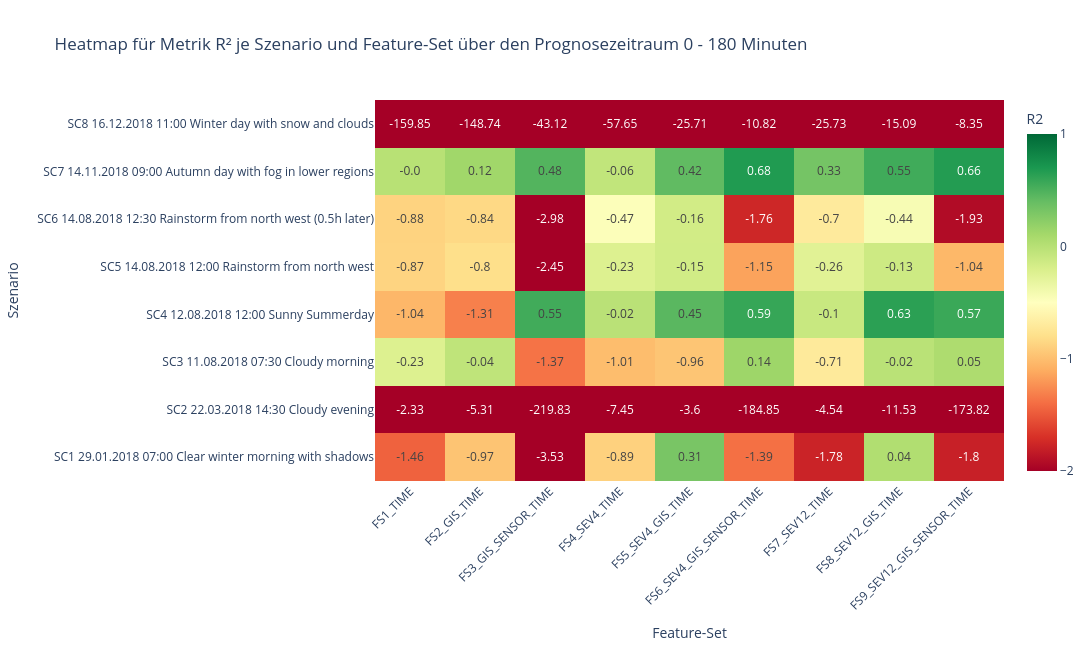
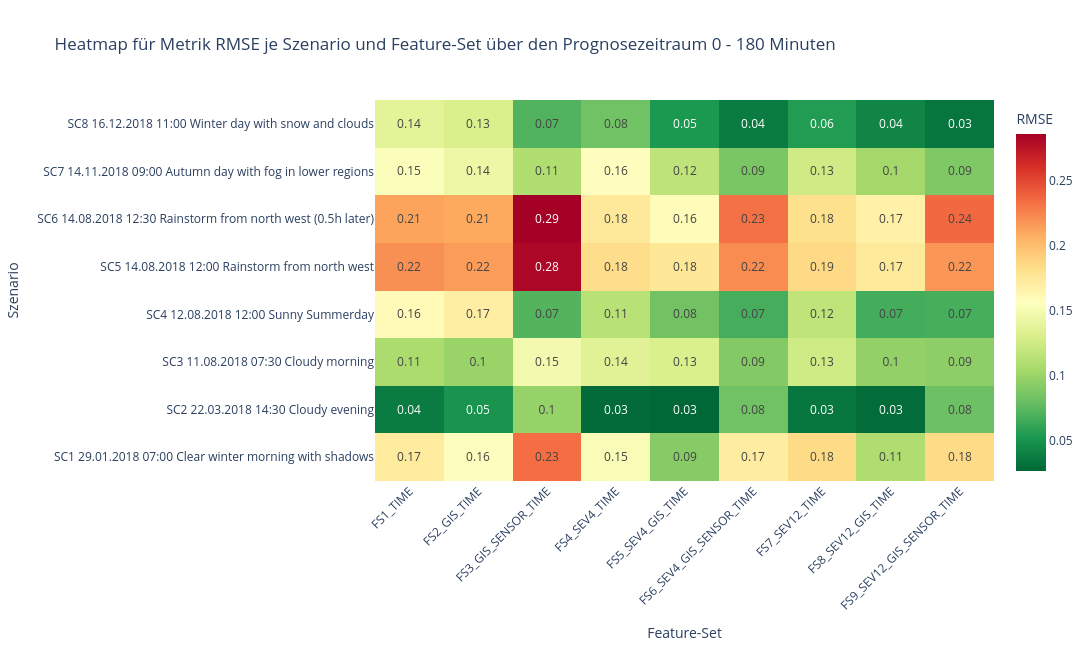
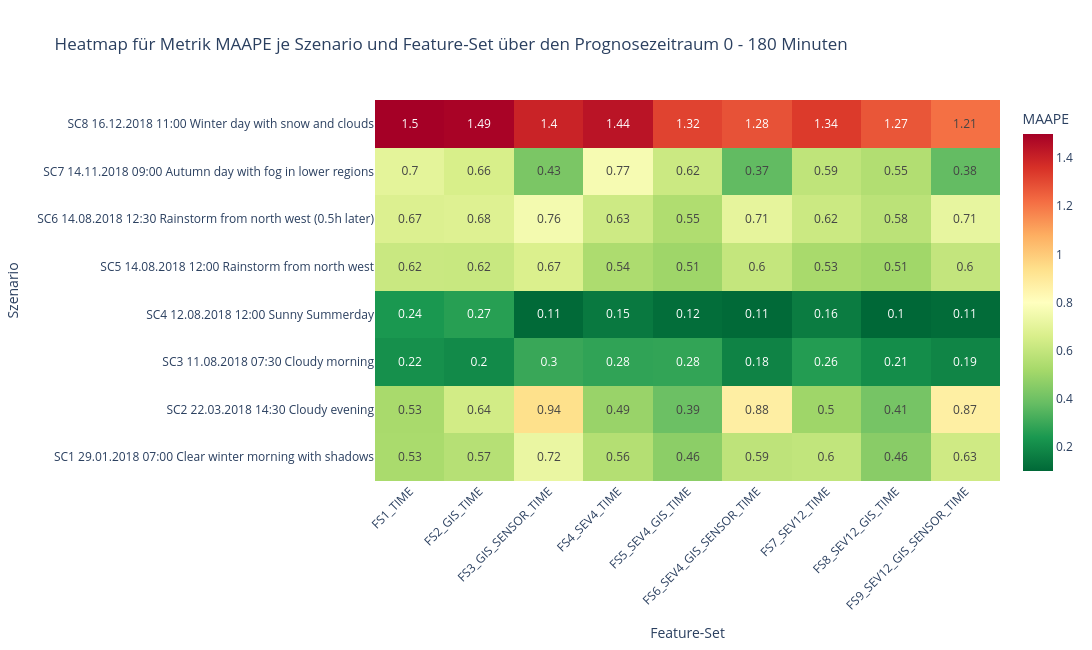
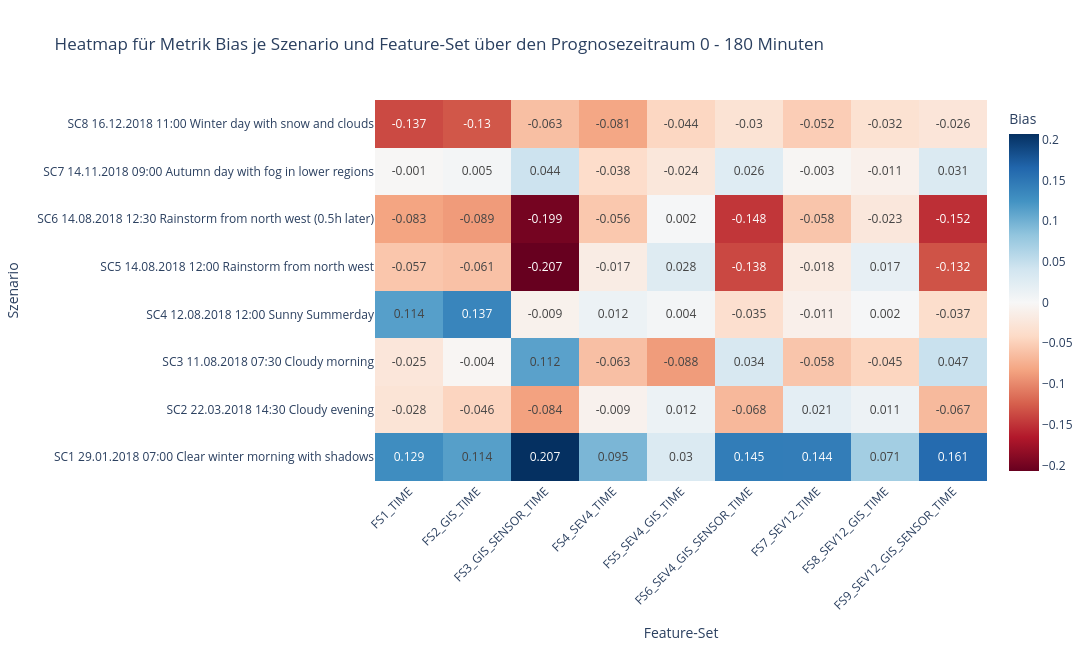

Notebook code for these charts, in order:
### Markdown cell above
Heatmaps R2, RMSE, MAAPE and BIAS - for each Scenario and Feature-Set

### Code cell
metrics = ["r2", "RMSE", "MAAPE", "Bias"]

# Filter only the aggregated "ALL" rows from array
all_df = df_metrics[df_metrics["LEADTIME_MIN"] == "ALL"].copy()

for metric in metrics:
    # 1. Pivot into matrix form for the heatmap
    pivot_matrix = all_df.pivot(index="SCENARIO", columns="FEATURE_SET", values=metric)
    print(f"Shape for {metric.upper()}: {pivot_matrix.shape}")
    
    # Use full feature-set names (no shortening)
    x_labels = [str(col) for col in pivot_matrix.columns]
    y_labels = [str(idx) for idx in pivot_matrix.index]

    # 2. Handle clipping / styling depending on the metric
    if metric == "r2":
        z_clipped = pivot_matrix.clip(-2, 1).values
        z_text = pivot_matrix.round(2).astype(str).values
        colorscale = "RdYlGn"
        zmid, zmin, zmax = 0, -2, 1
        colorbar_title = "R2"
        title_text = "Heatmap für Metrik R² je Szenario und Feature-Set über den Prognosezeitraum 0 - 180 Minuten"
        tickvals = [-2, -1, 0, 1]
    elif metric == "RMSE":
        # lower RMSE is better -> no hard clipping needed, adjust if outliers dominate the scale
        z_clipped = pivot_matrix.values
        z_text = pivot_matrix.round(2).astype(str).values
        colorscale = "RdYlGn_r"  # _r inverts scale because smaller RMSE = better
        zmid, zmin, zmax = None, None, None
        colorbar_title = "RMSE"
        title_text = "Heatmap für Metrik RMSE je Szenario und Feature-Set über den Prognosezeitraum 0 - 180 Minuten"
        tickvals = None
    elif metric == "MAAPE":
        # smaller MAAPE is better
        z_clipped = pivot_matrix.values
        z_text = pivot_matrix.round(2).astype(str).values
        colorscale = "RdYlGn_r"
        zmid, zmin, zmax = None, None, None
        colorbar_title = "MAAPE"
        title_text = "Heatmap für Metrik MAAPE je Szenario und Feature-Set über den Prognosezeitraum 0 - 180 Minuten"
        tickvals = None
    else:  # bias
        # bias close to 0 is good - positive = model underestimates, negative = model overestimates
        # symmetric clipping around 0, use max absolute value across the matrix (ignore extreme scenario outliers)
        bias_limit = min(pivot_matrix.abs().quantile(0.9).max(), 0.5)  # cap so a single crazy scenario doesn't flatten colors
        z_clipped = pivot_matrix.clip(-bias_limit, bias_limit).values
        z_text = pivot_matrix.round(3).astype(str).values  # more decimals, bias values are usually small
        colorscale = "RdBu"  # diverging: blue = underestimate, red = overestimate
        zmid, zmin, zmax = 0, -bias_limit, bias_limit
        colorbar_title = "Bias"
        title_text = "Heatmap für Metrik Bias je Szenario und Feature-Set über den Prognosezeitraum 0 - 180 Minuten"
        tickvals = None

    # 3. Create Figure
    fig = go.Figure(data=go.Heatmap(
        z=z_clipped,
        x=x_labels,
        y=y_labels,
        text=z_text,
        texttemplate="%{text}",
        textfont=dict(size=12),
        colorscale=colorscale,
        zmid=zmid,
        zmin=zmin,
        zmax=zmax,
        colorbar=dict(title=colorbar_title, tickvals=tickvals)
    ))

    fig.update_layout(
        title=title_text,
        height=650,
        width=1200,  # a bit wider because of the full feature-set names
        xaxis=dict(tickangle=-45)  # tilt long names for better readability
    )
    fig.update_xaxes(title_text="Feature-Set")
    fig.update_yaxes(title_text="Szenario", automargin=True)

    # 4. Save and show
    file_name = f"/S6_LOC_{metric.lower()}_heatmap_scenario_featureset.png"
    fig.write_image(result_path + file_name, scale=3)
    fig.show()

all_df

### Figure 1 — Plotly figure (JSON) as saved in the notebook; plotly's stock layout.template omitted (floating-point values rounded to 4 significant figures)
{"data": [{"colorbar": {"tickvals": [-2, -1, 0, 1], "title": {"text": "R2"}}, "colorscale": [[0, "rgb(165,0,38)"], [0.1, "rgb(215,48,39)"], [0.2, "rgb(244,109,67)"], [0.3, "rgb(253,174,97)"], [0.4, "rgb(254,224,139)"], [0.5, "rgb(255,255,191)"], [0.6, "rgb(217,239,139)"], [0.7, "rgb(166,217,106)"], [0.8, "rgb(102,189,99)"], [0.9, "rgb(26,152,80)"], [1, "rgb(0,104,55)"]], "text": [["-1.46", "-0.97", "-3.53", "-0.89", "0.31", "-1.39", "-1.78", "0.04", "-1.8"], ["-2.33", "-5.31", "-219.83", "-7.45", "-3.6", "-184.85", "-4.54", "-11.53", "-173.82"], ["-0.23", "-0.04", "-1.37", "-1.01", "-0.96", "0.14", "-0.71", "-0.02", "0.05"], ["-1.04", "-1.31", "0.55", "-0.02", "0.45", "0.59", "-0.1", "0.63", "0.57"], ["-0.87", "-0.8", "-2.45", "-0.23", "-0.15", "-1.15", "-0.26", "-0.13", "-1.04"], ["-0.88", "-0.84", "-2.98", "-0.47", "-0.16", "-1.76", "-0.7", "-0.44", "-1.93"], ["-0.0", "0.12", "0.48", "-0.06", "0.42", "0.68", "0.33", "0.55", "0.66"], ["-159.85", "-148.74", "-43.12", "-57.65", "-25.71", "-10.82", "-25.73", "-15.09", "-8.35"]], "textfont": {"size": 12}, "texttemplate": "%{text}", "type": "heatmap", "x": ["FS1_TIME", "FS2_GIS_TIME", "FS3_GIS_SENSOR_TIME", "FS4_SEV4_TIME", "FS5_SEV4_GIS_TIME", "FS6_SEV4_GIS_SENSOR_TIME", "FS7_SEV12_TIME", "FS8_SEV12_GIS_TIME", "FS9_SEV12_GIS_SENSOR_TIME"], "y": ["SC1 29.01.2018 07:00 Clear winter morning with shadows", "SC2 22.03.2018 14:30 Cloudy evening", "SC3 11.08.2018 07:30 Cloudy morning", "SC4 12.08.2018 12:00 Sunny Summerday", "SC5 14.08.2018 12:00 Rainstorm from north west", "SC6 14.08.2018 12:30 Rainstorm from north west (0.5h later)", "SC7 14.11.2018 09:00 Autumn day with fog in lower regions", "SC8 16.12.2018 11:00 Winter day with snow and clouds"], "z": [[-1.456, -0.9679, -2.0, -0.8902, 0.313, -1.386, -1.779, 0.03568, -1.798], [-2.0, -2.0, -2.0, -2.0, -2.0, -2.0, -2.0, -2.0, -2.0], [-0.2313, -0.04417, -1.374, -1.011, -0.9616, 0.1364, -0.7068, -0.01987, 0.05457], [-1.044, -1.312, 0.5479, -0.01547, 0.4479, 0.5899, -0.1006, 0.6331, 0.5735], [-0.8731, -0.803, -2.0, -0.2305, -0.1538, -1.152, -0.2593, -0.1306, -1.043], [-0.8753, -0.8443, -2.0, -0.4727, -0.1575, -1.758, -0.7011, -0.4365, -1.927], [-0.003702, 0.1213, 0.4757, -0.0585, 0.4199, 0.6777, 0.3286, 0.5481, 0.664], [-2.0, -2.0, -2.0, -2.0, -2.0, -2.0, -2.0, -2.0, -2.0]], "zmax": 1, "zmid": 0, "zmin": -2}], "layout": {"height": 650, "title": {"text": "Heatmap für Metrik R² je Szenario und Feature-Set über den Prognosezeitraum 0 - 180 Minuten"}, "width": 1200, "xaxis": {"tickangle": -45, "title": {"text": "Feature-Set"}}, "yaxis": {"automargin": true, "title": {"text": "Szenario"}}}}

### Figure 2 — Plotly figure (JSON) as saved in the notebook; plotly's stock layout.template omitted (floating-point values rounded to 4 significant figures)
{"data": [{"colorbar": {"title": {"text": "RMSE"}}, "colorscale": [[0, "rgb(0,104,55)"], [0.1, "rgb(26,152,80)"], [0.2, "rgb(102,189,99)"], [0.3, "rgb(166,217,106)"], [0.4, "rgb(217,239,139)"], [0.5, "rgb(255,255,191)"], [0.6, "rgb(254,224,139)"], [0.7, "rgb(253,174,97)"], [0.8, "rgb(244,109,67)"], [0.9, "rgb(215,48,39)"], [1, "rgb(165,0,38)"]], "text": [["0.17", "0.16", "0.23", "0.15", "0.09", "0.17", "0.18", "0.11", "0.18"], ["0.04", "0.05", "0.1", "0.03", "0.03", "0.08", "0.03", "0.03", "0.08"], ["0.11", "0.1", "0.15", "0.14", "0.13", "0.09", "0.13", "0.1", "0.09"], ["0.16", "0.17", "0.07", "0.11", "0.08", "0.07", "0.12", "0.07", "0.07"], ["0.22", "0.22", "0.28", "0.18", "0.18", "0.22", "0.19", "0.17", "0.22"], ["0.21", "0.21", "0.29", "0.18", "0.16", "0.23", "0.18", "0.17", "0.24"], ["0.15", "0.14", "0.11", "0.16", "0.12", "0.09", "0.13", "0.1", "0.09"], ["0.14", "0.13", "0.07", "0.08", "0.05", "0.04", "0.06", "0.04", "0.03"]], "textfont": {"size": 12}, "texttemplate": "%{text}", "type": "heatmap", "x": ["FS1_TIME", "FS2_GIS_TIME", "FS3_GIS_SENSOR_TIME", "FS4_SEV4_TIME", "FS5_SEV4_GIS_TIME", "FS6_SEV4_GIS_SENSOR_TIME", "FS7_SEV12_TIME", "FS8_SEV12_GIS_TIME", "FS9_SEV12_GIS_SENSOR_TIME"], "y": ["SC1 29.01.2018 07:00 Clear winter morning with shadows", "SC2 22.03.2018 14:30 Cloudy evening", "SC3 11.08.2018 07:30 Cloudy morning", "SC4 12.08.2018 12:00 Sunny Summerday", "SC5 14.08.2018 12:00 Rainstorm from north west", "SC6 14.08.2018 12:30 Rainstorm from north west (0.5h later)", "SC7 14.11.2018 09:00 Autumn day with fog in lower regions", "SC8 16.12.2018 11:00 Winter day with snow and clouds"], "z": [[0.1736, 0.1553, 0.2344, 0.1523, 0.09186, 0.1714, 0.1848, 0.109, 0.1848], [0.03711, 0.05073, 0.09787, 0.02859, 0.02675, 0.08318, 0.0346, 0.02948, 0.08151], [0.1081, 0.09979, 0.1483, 0.1356, 0.1315, 0.09022, 0.1257, 0.09709, 0.09455], [0.1608, 0.1706, 0.07235, 0.1138, 0.0836, 0.06746, 0.1175, 0.06712, 0.06802], [0.2203, 0.2156, 0.2827, 0.1834, 0.1765, 0.2221, 0.1859, 0.1745, 0.2174], [0.2125, 0.2099, 0.2863, 0.1751, 0.1601, 0.233, 0.1816, 0.1682, 0.236], [0.1541, 0.1443, 0.1104, 0.1571, 0.1168, 0.08696, 0.126, 0.1037, 0.08877], [0.1372, 0.1315, 0.07167, 0.08296, 0.05343, 0.03749, 0.05554, 0.04246, 0.03357]]}], "layout": {"height": 650, "title": {"text": "Heatmap für Metrik RMSE je Szenario und Feature-Set über den Prognosezeitraum 0 - 180 Minuten"}, "width": 1200, "xaxis": {"tickangle": -45, "title": {"text": "Feature-Set"}}, "yaxis": {"automargin": true, "title": {"text": "Szenario"}}}}

### Figure 3 — Plotly figure (JSON) as saved in the notebook; plotly's stock layout.template omitted (floating-point values rounded to 4 significant figures)
{"data": [{"colorbar": {"title": {"text": "MAAPE"}}, "colorscale": [[0, "rgb(0,104,55)"], [0.1, "rgb(26,152,80)"], [0.2, "rgb(102,189,99)"], [0.3, "rgb(166,217,106)"], [0.4, "rgb(217,239,139)"], [0.5, "rgb(255,255,191)"], [0.6, "rgb(254,224,139)"], [0.7, "rgb(253,174,97)"], [0.8, "rgb(244,109,67)"], [0.9, "rgb(215,48,39)"], [1, "rgb(165,0,38)"]], "text": [["0.53", "0.57", "0.72", "0.56", "0.46", "0.59", "0.6", "0.46", "0.63"], ["0.53", "0.64", "0.94", "0.49", "0.39", "0.88", "0.5", "0.41", "0.87"], ["0.22", "0.2", "0.3", "0.28", "0.28", "0.18", "0.26", "0.21", "0.19"], ["0.24", "0.27", "0.11", "0.15", "0.12", "0.11", "0.16", "0.1", "0.11"], ["0.62", "0.62", "0.67", "0.54", "0.51", "0.6", "0.53", "0.51", "0.6"], ["0.67", "0.68", "0.76", "0.63", "0.55", "0.71", "0.62", "0.58", "0.71"], ["0.7", "0.66", "0.43", "0.77", "0.62", "0.37", "0.59", "0.55", "0.38"], ["1.5", "1.49", "1.4", "1.44", "1.32", "1.28", "1.34", "1.27", "1.21"]], "textfont": {"size": 12}, "texttemplate": "%{text}", "type": "heatmap", "x": ["FS1_TIME", "FS2_GIS_TIME", "FS3_GIS_SENSOR_TIME", "FS4_SEV4_TIME", "FS5_SEV4_GIS_TIME", "FS6_SEV4_GIS_SENSOR_TIME", "FS7_SEV12_TIME", "FS8_SEV12_GIS_TIME", "FS9_SEV12_GIS_SENSOR_TIME"], "y": ["SC1 29.01.2018 07:00 Clear winter morning with shadows", "SC2 22.03.2018 14:30 Cloudy evening", "SC3 11.08.2018 07:30 Cloudy morning", "SC4 12.08.2018 12:00 Sunny Summerday", "SC5 14.08.2018 12:00 Rainstorm from north west", "SC6 14.08.2018 12:30 Rainstorm from north west (0.5h later)", "SC7 14.11.2018 09:00 Autumn day with fog in lower regions", "SC8 16.12.2018 11:00 Winter day with snow and clouds"], "z": [[0.5322, 0.5658, 0.7236, 0.5585, 0.4633, 0.5872, 0.5954, 0.4572, 0.6319], [0.5282, 0.6413, 0.9379, 0.4919, 0.3948, 0.8751, 0.5044, 0.415, 0.8748], [0.2169, 0.2001, 0.2981, 0.2818, 0.285, 0.1803, 0.2573, 0.2097, 0.1863], [0.2417, 0.2657, 0.108, 0.1514, 0.1177, 0.1081, 0.1592, 0.1012, 0.1118], [0.6166, 0.615, 0.6669, 0.5404, 0.5056, 0.6025, 0.5297, 0.5097, 0.5994], [0.6731, 0.6784, 0.7571, 0.6289, 0.548, 0.7075, 0.6228, 0.578, 0.7132], [0.7011, 0.6574, 0.4263, 0.7657, 0.6208, 0.3743, 0.5888, 0.553, 0.3781], [1.5, 1.489, 1.398, 1.44, 1.316, 1.282, 1.338, 1.274, 1.214]]}], "layout": {"height": 650, "title": {"text": "Heatmap für Metrik MAAPE je Szenario und Feature-Set über den Prognosezeitraum 0 - 180 Minuten"}, "width": 1200, "xaxis": {"tickangle": -45, "title": {"text": "Feature-Set"}}, "yaxis": {"automargin": true, "title": {"text": "Szenario"}}}}

### Figure 4 — Plotly figure (JSON) as saved in the notebook; plotly's stock layout.template omitted (floating-point values rounded to 4 significant figures)
{"data": [{"colorbar": {"title": {"text": "Bias"}}, "colorscale": [[0, "rgb(103,0,31)"], [0.1, "rgb(178,24,43)"], [0.2, "rgb(214,96,77)"], [0.3, "rgb(244,165,130)"], [0.4, "rgb(253,219,199)"], [0.5, "rgb(247,247,247)"], [0.6, "rgb(209,229,240)"], [0.7, "rgb(146,197,222)"], [0.8, "rgb(67,147,195)"], [0.9, "rgb(33,102,172)"], [1, "rgb(5,48,97)"]], "text": [["0.129", "0.114", "0.207", "0.095", "0.03", "0.145", "0.144", "0.071", "0.161"], ["-0.028", "-0.046", "-0.084", "-0.009", "0.012", "-0.068", "0.021", "0.011", "-0.067"], ["-0.025", "-0.004", "0.112", "-0.063", "-0.088", "0.034", "-0.058", "-0.045", "0.047"], ["0.114", "0.137", "-0.009", "0.012", "0.004", "-0.035", "-0.011", "0.002", "-0.037"], ["-0.057", "-0.061", "-0.207", "-0.017", "0.028", "-0.138", "-0.018", "0.017", "-0.132"], ["-0.083", "-0.089", "-0.199", "-0.056", "0.002", "-0.148", "-0.058", "-0.023", "-0.152"], ["-0.001", "0.005", "0.044", "-0.038", "-0.024", "0.026", "-0.003", "-0.011", "0.031"], ["-0.137", "-0.13", "-0.063", "-0.081", "-0.044", "-0.03", "-0.052", "-0.032", "-0.026"]], "textfont": {"size": 12}, "texttemplate": "%{text}", "type": "heatmap", "x": ["FS1_TIME", "FS2_GIS_TIME", "FS3_GIS_SENSOR_TIME", "FS4_SEV4_TIME", "FS5_SEV4_GIS_TIME", "FS6_SEV4_GIS_SENSOR_TIME", "FS7_SEV12_TIME", "FS8_SEV12_GIS_TIME", "FS9_SEV12_GIS_SENSOR_TIME"], "y": ["SC1 29.01.2018 07:00 Clear winter morning with shadows", "SC2 22.03.2018 14:30 Cloudy evening", "SC3 11.08.2018 07:30 Cloudy morning", "SC4 12.08.2018 12:00 Sunny Summerday", "SC5 14.08.2018 12:00 Rainstorm from north west", "SC6 14.08.2018 12:30 Rainstorm from north west (0.5h later)", "SC7 14.11.2018 09:00 Autumn day with fog in lower regions", "SC8 16.12.2018 11:00 Winter day with snow and clouds"], "z": [[0.1293, 0.1143, 0.2069, 0.09492, 0.0304, 0.1446, 0.1439, 0.07142, 0.1609], [-0.02818, -0.04573, -0.08428, -0.00875, 0.01205, -0.06793, 0.02054, 0.01097, -0.06677], [-0.02522, -0.003538, 0.1123, -0.0626, -0.08837, 0.03367, -0.05837, -0.04535, 0.04691], [0.1141, 0.1367, -0.009231, 0.0125, 0.00449, -0.03486, -0.01117, 0.001732, -0.03675], [-0.05736, -0.06116, -0.2068, -0.01678, 0.02766, -0.1377, -0.01845, 0.01726, -0.1317], [-0.08294, -0.08864, -0.1993, -0.05616, 0.002123, -0.1482, -0.05813, -0.02293, -0.1523], [-0.001339, 0.004815, 0.04412, -0.03832, -0.02396, 0.02589, -0.003058, -0.01076, 0.03074], [-0.1367, -0.1295, -0.06312, -0.08086, -0.04439, -0.03026, -0.05175, -0.03151, -0.02592]], "zmax": 0.2069, "zmid": 0, "zmin": -0.2069}], "layout": {"height": 650, "title": {"text": "Heatmap für Metrik Bias je Szenario und Feature-Set über den Prognosezeitraum 0 - 180 Minuten"}, "width": 1200, "xaxis": {"tickangle": -45, "title": {"text": "Feature-Set"}}, "yaxis": {"automargin": true, "title": {"text": "Szenario"}}}}
